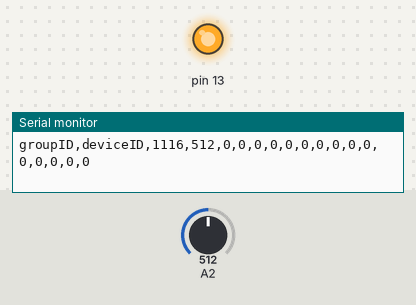
This sketch was run on a simulated Arduino Uno, built with avr-gcc and run on an emulated ATmega328P. On the bench: output pins drawn as LEDs (lit = HIGH), the last lines printed to the serial monitor. The inputs (shaded band) are chosen by the test bench; at power-on: A2 = 512.

Above: at 1.2 s.
1.3 s: A2 set to 69
4.3 s: A2 set to 59
At 5.1 s:
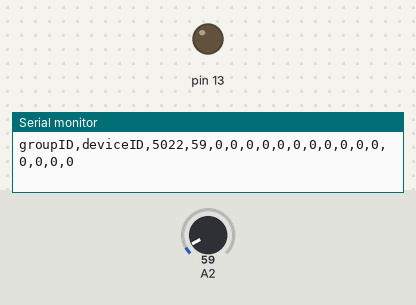
Timing chart, 0 to 7.3 s (numbered marks = the images above; inputs shaded):
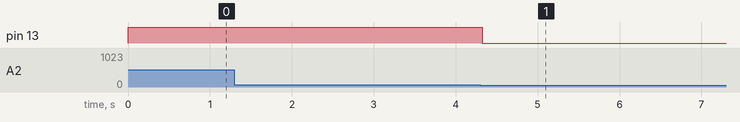

Measured:
- the behaviour switches between 64 and 63 on A2 (found by bisection; images 0 and 1)
- after the input at 4.3 s, pin 13: HIGH → LOW at once

The sketch:

lilypad_seismometer_v1.ino
```cpp
const int _delayTime = 20;
const String _delimiter = ",";
const String GROUP_ID = "groupID";
const String DEVICE_ID = "deviceID";
String _serialMessage = "";

void setup()
{
  pinMode(13, OUTPUT);
  Serial.begin(9600);
}

void loop()
{
  _serialMessage = getHeaderMessage(); //init the string with our header data

  int tmpFoo = analogRead(A2);
  analogWrite(13,  tmpFoo * 2);

  _serialMessage += tmpFoo;
  _serialMessage += _delimiter;
  _serialMessage += "0";
  _serialMessage += getBodyMessage(); //this will fill out the remaining available data slots with zeros.

  Serial.println(_serialMessage);

  delay(_delayTime);
}

/*
 * each message to the Excel add-in needs to have these parameters
 */
String getHeaderMessage()
{
  String tmpString = GROUP_ID;
  tmpString += _delimiter;
  tmpString += DEVICE_ID;
  tmpString += _delimiter;
  tmpString += millis();
  tmpString += _delimiter;
  return tmpString;
}

/*
 * fill out the body of the message.
 * the excel add-in may or may not handle an incomplete message so we're adding them here.
 */
String getBodyMessage()
{
  String tmpString = _delimiter;
  int loopLength = 14; //we are spoofing the values for N data points
  for (int i=0;i<loopLength;i++)
  {
    tmpString += ("0" + (i<loopLength-1 ? _delimiter : ""));
  }
  return tmpString;
}
```
